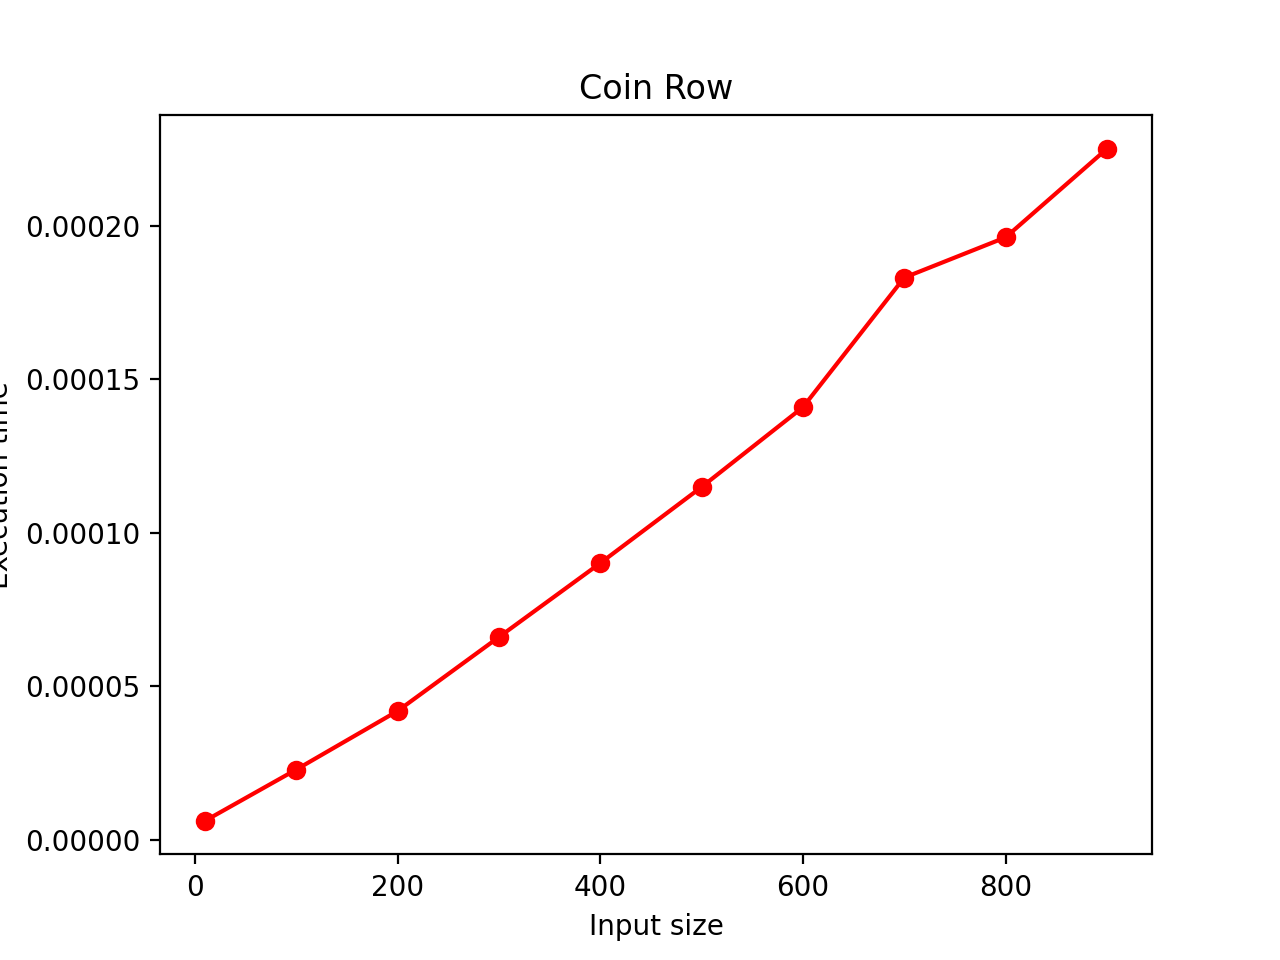

This chart was generated by the following Python code:
import time
import pylab
import random

# Applies formula (8.3) bottom up to find the maximum amount of money
# that can be picked up from a coin row without picking two adjacent coins
# Input: Array C[1..n] of positive integers indicating the coin values
# Output: The maximum amount of money that can be picked up

def CoinRow(C):
    F = C
    F[0] = 0
    F[1] = C[1]
    for i in range(2,len(C)):
        F[i] = max(C[i]+F[i -2],F[i - 1])
    return F[len(C)-1]

def max(a,b):
    if a > b :
        return a
    else:
        return b

def ranGen(n):
    randomlist = []
    for i in range(0,n):
        key = random.randint(1,99)
        randomlist.append(key)
    return randomlist


A0 = ranGen(10)
A1 = ranGen(100)
A2 = ranGen(200)
A3 = ranGen(300)
A4 = ranGen(400)
A5 = ranGen(500)
A6 = ranGen(600)
A7 = ranGen(700)
A8 = ranGen(800)
A9 = ranGen(900)

#0
startA0 = time.time()
CoinRow(A0)
stopA0 = time.time()
timeA0 = stopA0 - startA0
sizeA0 = len(A0)
#1
startA1 = time.time()
CoinRow(A1)
stopA1 = time.time()
timeA1 = stopA1 - startA1
sizeA1 = len(A1)
#2
startA2 = time.time()
CoinRow(A2)
stopA2 = time.time()
timeA2 = stopA2 - startA2
sizeA2 = len(A2)
#3
startA3 = time.time()
CoinRow(A3)
stopA3 = time.time()
timeA3 = stopA3 - startA3
sizeA3 = len(A3)
#4
startA4 = time.time()
CoinRow(A4)
stopA4 = time.time()
timeA4 = stopA4 - startA4
sizeA4 = len(A4)
#5
startA5 = time.time()
CoinRow(A5)
stopA5 = time.time()
timeA5 = stopA5 - startA5
sizeA5 = len(A5)
#6
startA6 = time.time()
CoinRow(A6)
stopA6 = time.time()
timeA6 = stopA6 - startA6
sizeA6 = len(A6)
#7
startA7 = time.time()
CoinRow(A7)
stopA7 = time.time()
timeA7 = stopA7 - startA7
sizeA7 = len(A7)
#8
startA8 = time.time()
CoinRow(A8)
stopA8 = time.time()
timeA8 = stopA8 - startA8
sizeA8 = len(A8)
#9
startA9 = time.time()
CoinRow(A9)
stopA9 = time.time()
timeA9 = stopA9 - startA9
sizeA9 = len(A9)



pylab.plot([sizeA0,sizeA1,sizeA2,sizeA3,sizeA4,sizeA5,sizeA6,sizeA7,sizeA8,sizeA9],[timeA0,timeA1,timeA2,timeA3,timeA4,timeA5,timeA6,timeA7,timeA8,timeA9],'ro-')
pylab.title('Coin Row')
pylab.xlabel('Input size')
pylab.ylabel('Execution time')
pylab.show()
